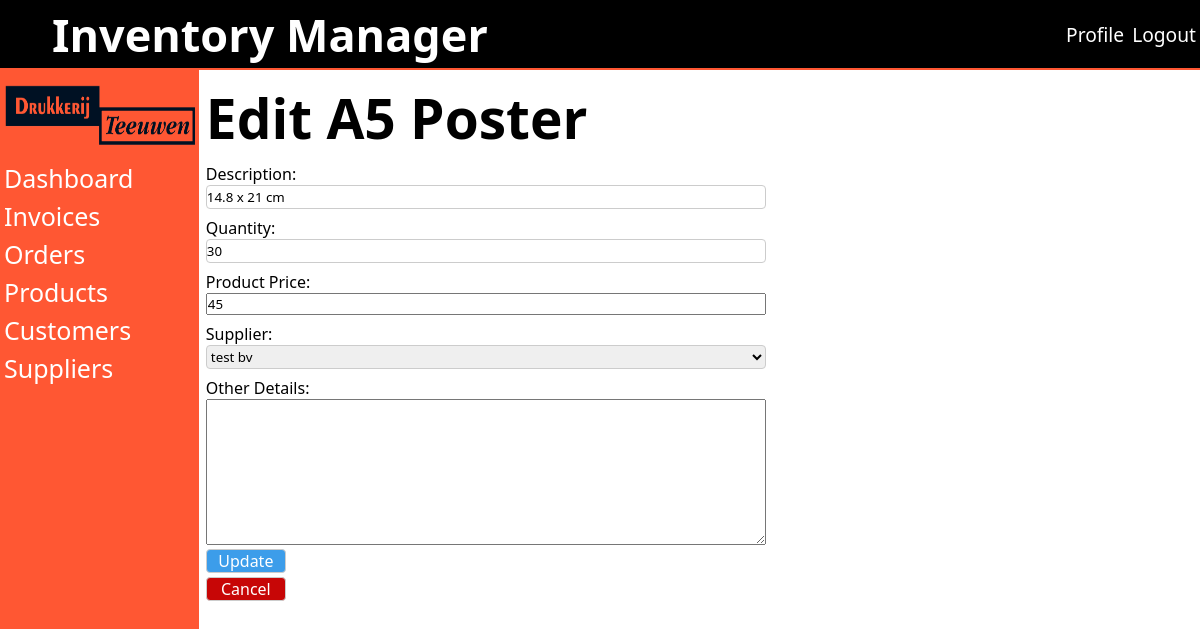
Screenshot of /public/editProduct.php?id=147 (signed in) with the database file from the repository.
### tables this page shows
CREATE TABLE `products` (
  `id` int(11) NOT NULL,
  `product_name` varchar(50) NOT NULL,
  `product_description` varchar(100) DEFAULT NULL,
  `product_quantity` int(11) NOT NULL,
  `product_price` float NOT NULL,
  `other_details` text DEFAULT NULL,
  `supplier_id` int(11) DEFAULT NULL,
  `date` date NOT NULL DEFAULT current_timestamp()
);

CREATE TABLE `suppliers` (
  `id` int(11) NOT NULL,
  `name` varchar(90) NOT NULL,
  `number` varchar(20) NOT NULL,
  `email` varchar(200) NOT NULL,
  `street` varchar(90) NOT NULL,
  `postcode` varchar(8) NOT NULL,
  `city` varchar(90) NOT NULL,
  `country` varchar(90) NOT NULL,
  `dateTime` datetime NOT NULL DEFAULT current_timestamp()
);

### public/editProduct.php (the view, shortened to what this page needs)
<?php
require_once '../src/inc/session_check.php';
$id = $_GET['id'];
$sql = "SELECT * FROM products INNER JOIN suppliers ON products.supplier_id=suppliers.id  WHERE products.id='$id'";
$result = $con->query($sql);
$row = $result->fetch_assoc();
?>
<h1>Edit
    <?php echo $row['product_name']; ?>
</h1>
<div class="form-container">
    <form action="../src/editProductForm.php" method="POST" id="editProduct">
        <label for="product_description" name="product_description">Description:</label>
        <input type="text" name="product_description" value="<?php echo $row['product_description']; ?> "
            maxlength="100">
        <label for="quantity" name="quantity">Quantity:</label>
        <input type="number" name="quantity" id="quantity" value="<?php echo $row['product_quantity']; ?>"
            maxlength="11">
        <label for="product_price">Product Price:</label>
        <input type="float" name="product_price" value="<?php echo $row['product_price']; ?>">
        <label for="supplier">Supplier:</label>
        <select name="supplier">
            <option value="<?php echo $row['id']; ?>">
                <?php echo $row['name']; ?>
            </option>
        </select>
        <label for="other_details">Other Details:</label>
        <textarea name="other_details" maxlength="500" rows="8"><?php echo $row['other_details']; ?></textarea>
        <input type="submit" value="Update">
        <a class="cancel-button" href="products.php">Cancel</a>
    </form>
</div>

### assets/CSS/main.css (style rules this page uses)
* { box-sizing: border-box; font-family: system-ui, -apple-system, BlinkMacSystemFont, 'Segoe UI', Roboto, Oxygen, Ubuntu, Cantarell, 'Open Sans', 'Helvetica Neue', sans-serif; margin: 0px; padding: 0px; }
a { text-decoration: none; }
.main-content h1 { font-size: 55px; }
input[type=submit] { margin: 2px 0px; margin-top: 4px; height: 3vh; width: 10vh; font-size: medium; color: white; background: #3c9dea; border: 1px solid #ccc; border-radius: 4px; }
.cancel-button { display: flex; justify-content: center; align-items: center; margin: 2px 0px; height: 3vh; width: 10vh; color: white; background: #c70606; border: 1px solid #ccc; border-radius: 4px; }
.form-container { width: 70vh; height: 80vh; }
.form-container form { display: flex; flex-direction: column; justify-content: flex-start; }
.form-container form label { margin-top: 8px; }
.form-container form input[type=text], input[type=number], select { width: 100%; height: 3vh; display: inline-block; border: 1px solid #ccc; border-radius: 4px; box-sizing: border-box; }

### rows the page displays
products: product_name "A5 Poster", product_description "14.8 x 21 cm", quantity "30", product_price "45", supplier "test bv"
